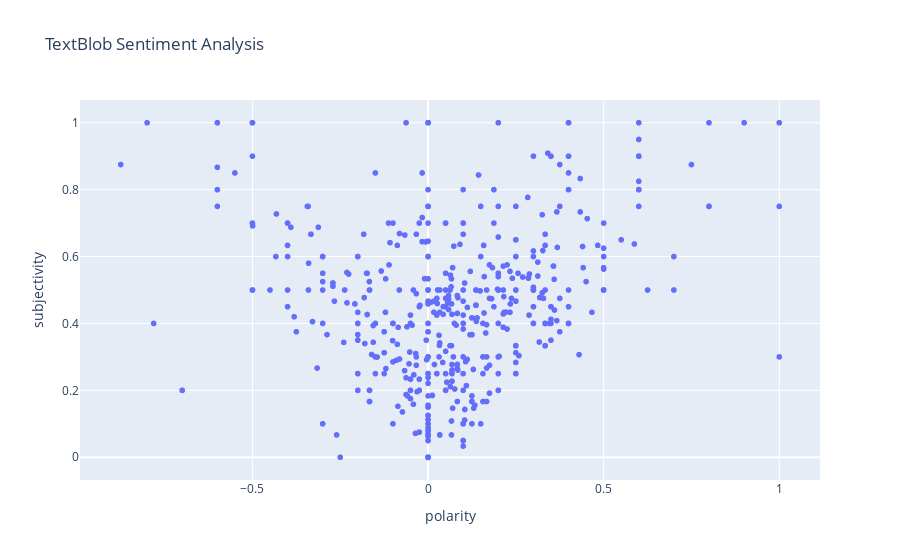

Notebook source saved alongside this figure:
### Code cell
fig = px.scatter(df_new, x="polarity", y="subjectivity", hover_data=['tweet_text'],
                 title="TextBlob Sentiment Analysis")

fig.show()

### Figure 1 — Plotly figure (JSON) as saved in the notebook; plotly's stock layout.template omitted (floating-point values rounded to 4 significant figures; data arrays with more than 128 entries replaced by an {"elided": "..."} marker saying what was removed)
{"data": [{"customdata": {"elided": "1127x1 str values"}, "hovertemplate": "polarity=%{x}<br>subjectivity=%{y}<br>tweet_text=%{customdata[0]}<extra></extra>", "legendgroup": "", "marker": {"color": "#636efa", "symbol": "circle"}, "mode": "markers", "name": "", "showlegend": false, "type": "scattergl", "x": {"elided": "1127 float values"}, "xaxis": "x", "y": {"elided": "1127 float values"}, "yaxis": "y"}], "layout": {"autosize": true, "legend": {"tracegroupgap": 0}, "title": {"text": "TextBlob Sentiment Analysis"}, "xaxis": {"anchor": "y", "autorange": true, "domain": [0, 1], "range": [-0.9886, 1.114], "title": {"text": "polarity"}, "type": "linear"}, "yaxis": {"anchor": "x", "autorange": true, "domain": [0, 1], "range": [-0.08252, 1.083], "title": {"text": "subjectivity"}, "type": "linear"}}}
